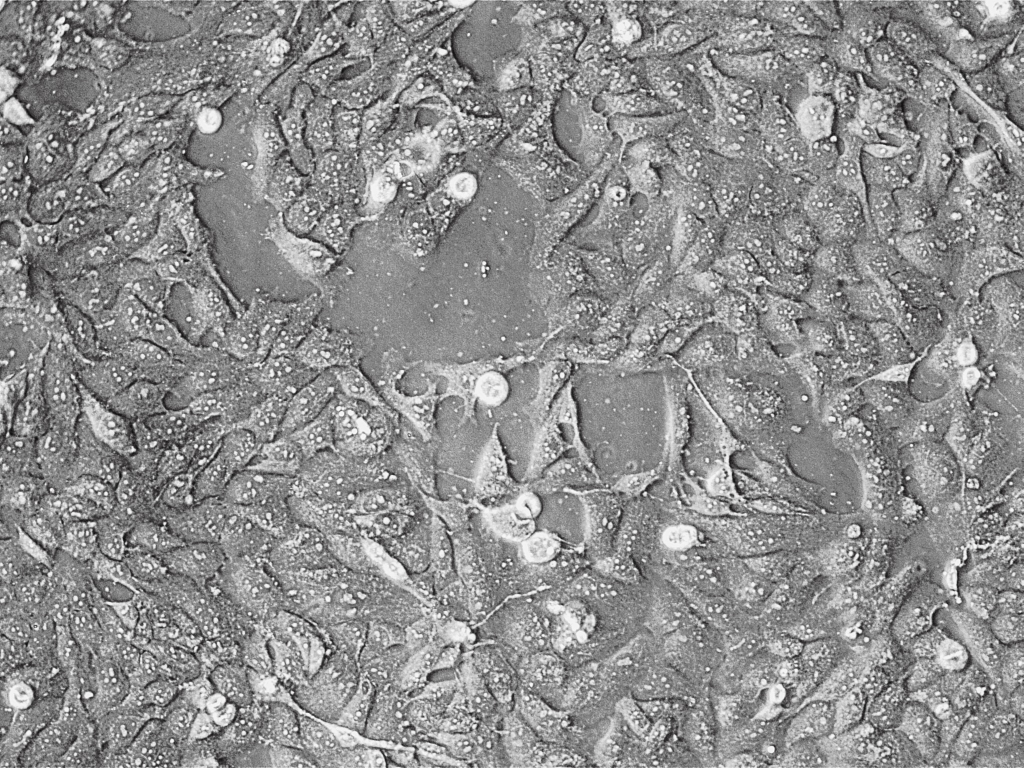
#> input picture data/kelly_auranofin/01) Kelly ctrl 2h.jpg, 2048 x 1536 px (shown at 1/2 size)
$ python -i 44improved_segmentation.py   (imports and definitions only)
#> lines starting #> are read from the running program, lines starting #| are printed output that depends on the picture
#!/usr/bin/env python3
"""
44improved_segmentation.py - Агрессивная сегментация phase contrast
Находит 10x больше клеток за счет multi-scale + adaptive threshold
"""

import numpy as np
import cv2
from pathlib import Path
import pandas as pd
from tqdm import tqdm
import matplotlib.pyplot as plt
import warnings
# [1 line not run here, left out]


def aggressive_preprocess(img_rgb: np.ndarray) -> np.ndarray:
    """Многоступенчатая предобработка для phase contrast"""
    gray = cv2.cvtColor(img_rgb, cv2.COLOR_RGB2GRAY)

    # 1. Background normalization
    gray = cv2.GaussianBlur(gray, (101, 101), 0)
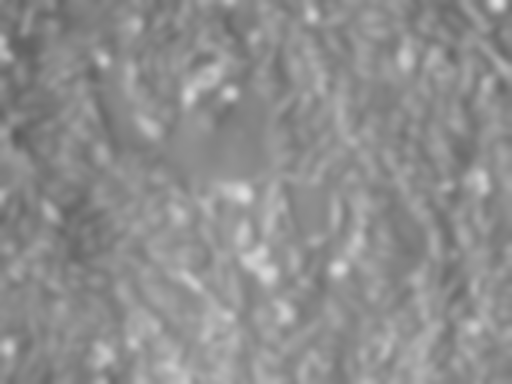
#> gray: shape (1536, 2048) (shown at 1/4 size); min 92, max 223, mean 142.7
    gray_norm = cv2.normalize(gray, None, 0, 255, cv2.NORM_MINMAX)
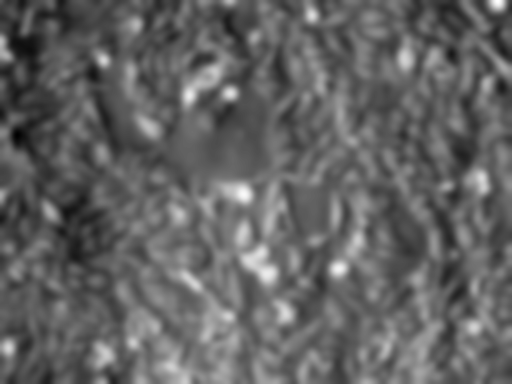
#> gray_norm: shape (1536, 2048) (shown at 1/4 size); min 0, max 255, mean 98.6

    # 2. Multi-scale DoG (Difference of Gaussians)
    blurred1 = cv2.GaussianBlur(gray_norm, (9, 9), 2)
    blurred2 = cv2.GaussianBlur(gray_norm, (15, 15), 5)
    dog = blurred1.astype(float) - blurred2.astype(float)
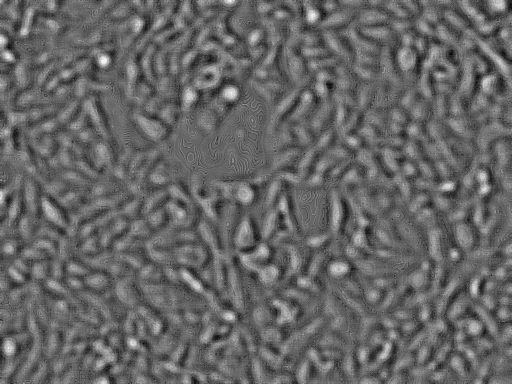
#> dog: shape (1536, 2048) float64 (shown at 1/4 size); min -2, max 3, mean -0.000506; drawn with min black and max white
    dog = np.clip(dog, 0, 255).astype(np.uint8)
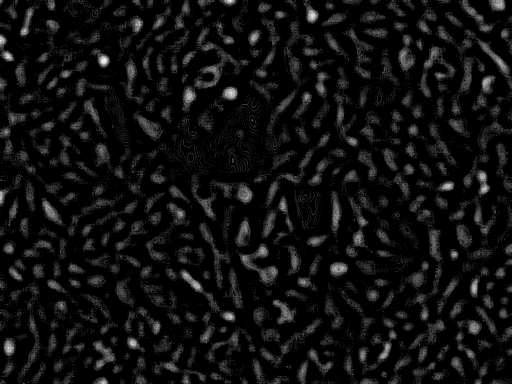
#> dog: shape (1536, 2048) (shown at 1/4 size); min 0, max 3, mean 0.191; drawn with min black and max white

    # 3. CLAHE
    clahe = cv2.createCLAHE(clipLimit=4.0, tileGridSize=(16, 16))
    enhanced = clahe.apply(dog)

    # 4. Morphological gradient
    kernel = cv2.getStructuringElement(cv2.MORPH_ELLIPSE, (3, 3))
    gradient = cv2.morphologyEx(enhanced, cv2.MORPH_GRADIENT, kernel)
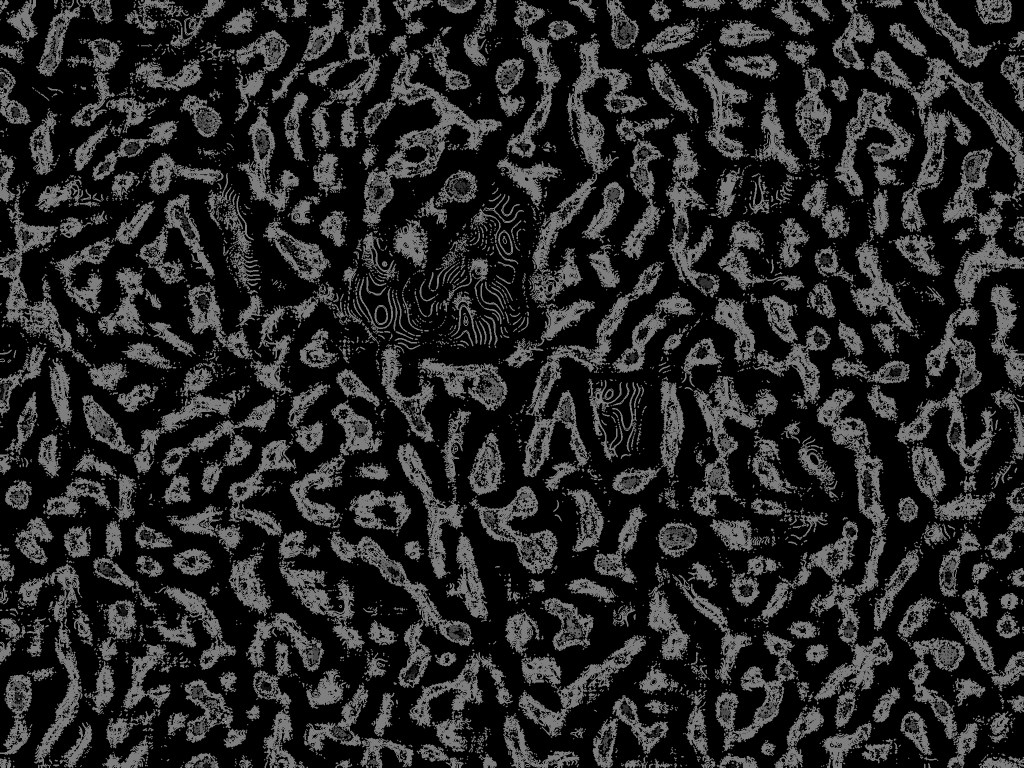
#> gradient: shape (1536, 2048) (shown at 1/2 size); min 0, max 10, mean 1.52; drawn with min black and max white

    return gradient


# [135 lines left out: functions multi_scale_segmentation, segment_and_save, main, not called in this run]


# [2 lines not run here, left out]

>>> import cv2
>>> picture = cv2.cvtColor(cv2.imread('../data/kelly_auranofin/01) Kelly ctrl 2h.jpg'), cv2.COLOR_BGR2RGB)
>>> result = aggressive_preprocess(picture)

$ run again, on data/kelly_auranofin/05) Kelly ctrl 6h.jpg
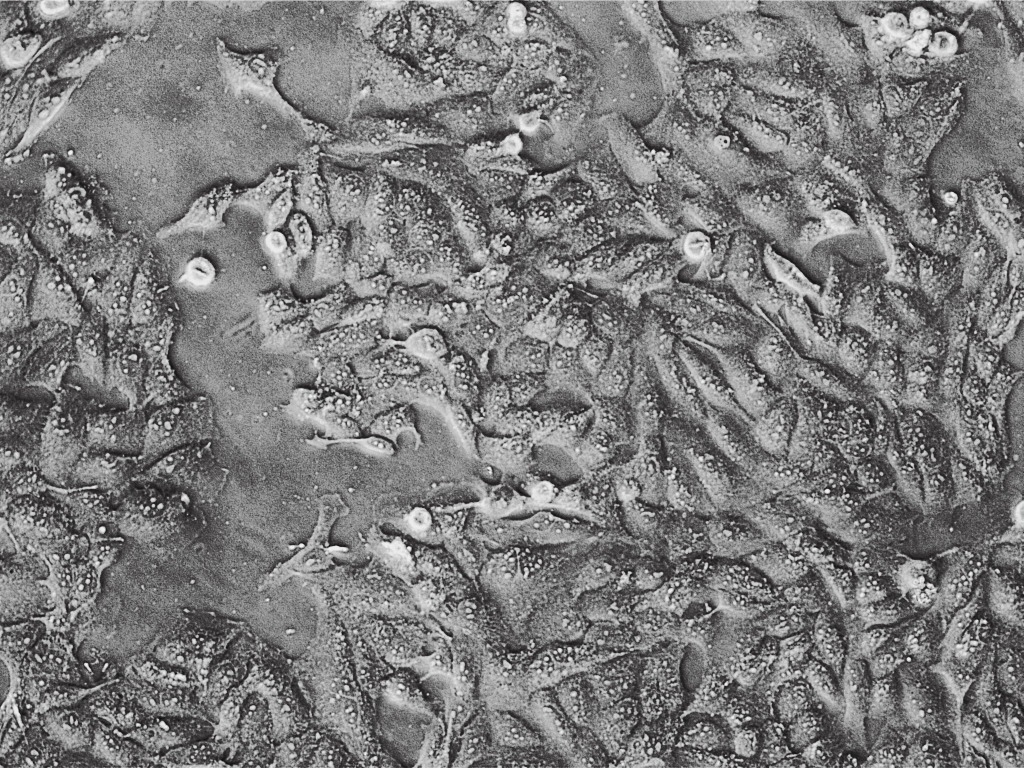
#> input picture data/kelly_auranofin/05) Kelly ctrl 6h.jpg, 2048 x 1536 px (shown at 1/2 size)
#> in aggressive_preprocess, `dog = np.clip(dog, 0, 255).astype(np.uint8)`:
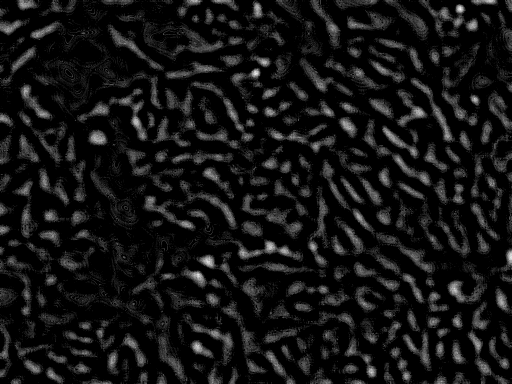
#> dog: shape (1536, 2048) (shown at 1/4 size); min 0, max 3, mean 0.239; drawn with min black and max white
#> in aggressive_preprocess, `gradient = cv2.morphologyEx(enhanced, cv2.MORPH_GRADIENT, kernel)`:
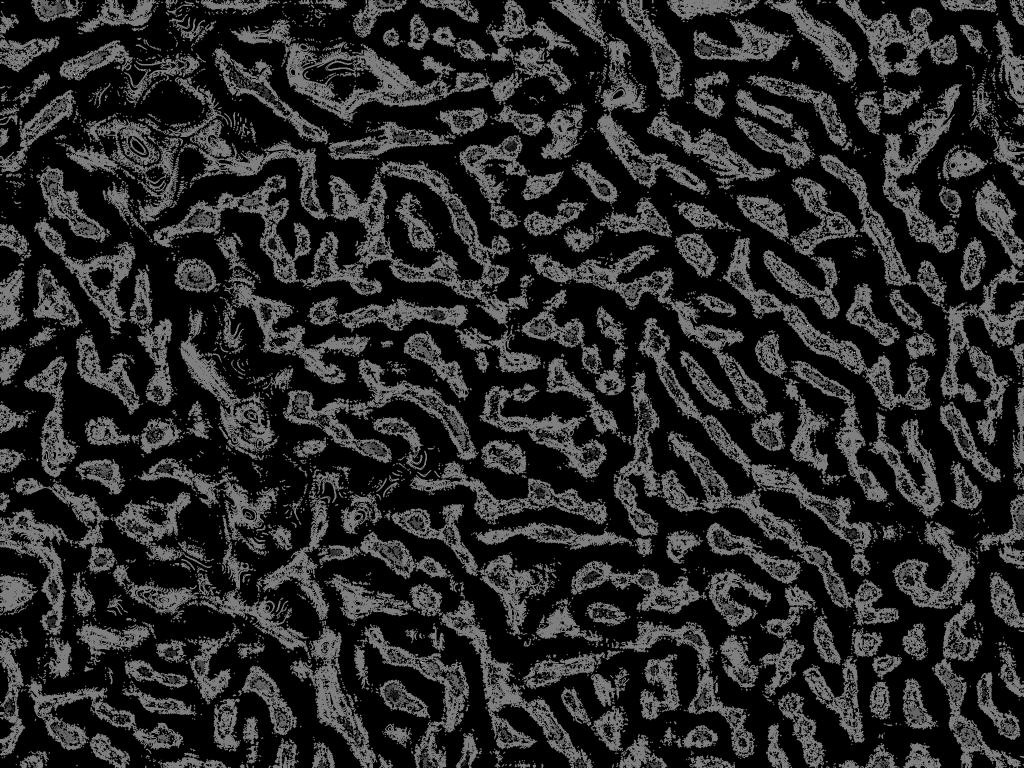
#> gradient: shape (1536, 2048) (shown at 1/2 size); min 0, max 10, mean 1.6; drawn with min black and max white

$ run again, on data/kelly_auranofin/09) Kelly ctrl 24h.jpg
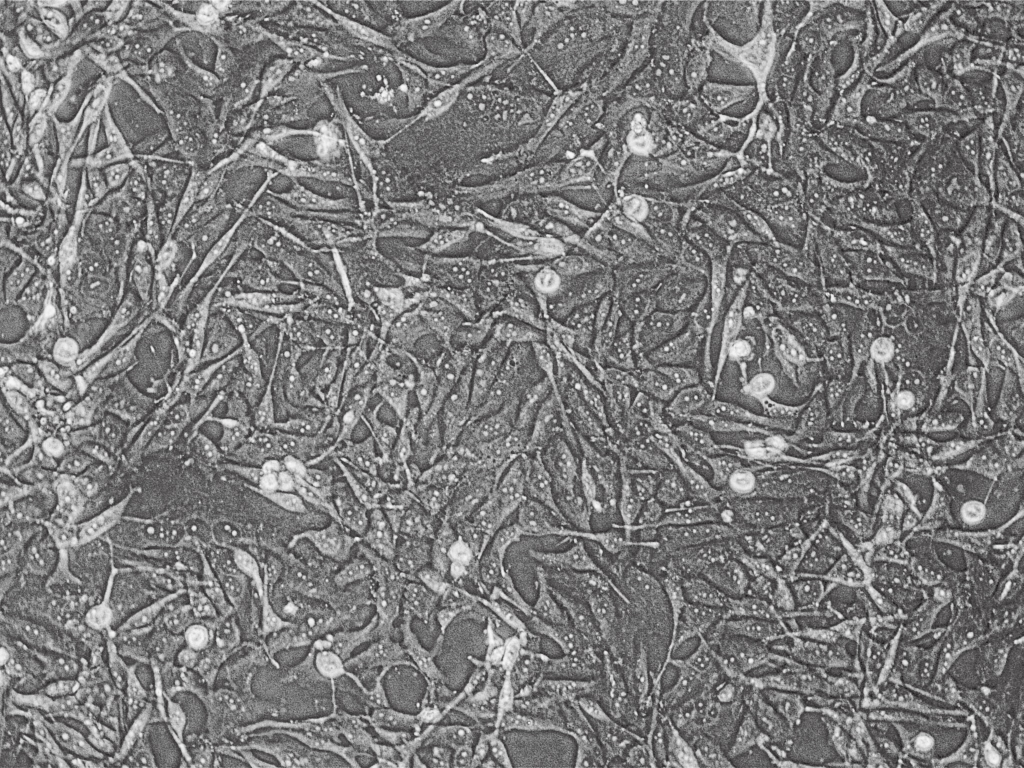
#> input picture data/kelly_auranofin/09) Kelly ctrl 24h.jpg, 2048 x 1536 px (shown at 1/2 size)
#> in aggressive_preprocess, `gray_norm = cv2.normalize(gray, None, 0, 255, cv2.NORM_MINMAX)`:
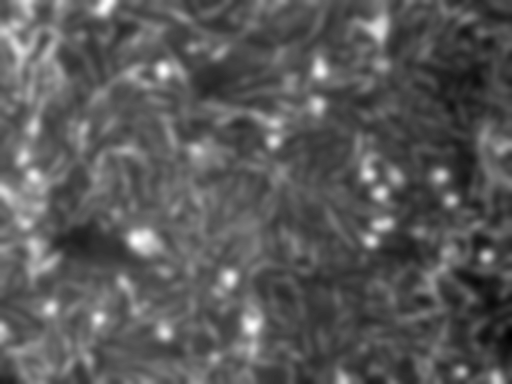
#> gray_norm: shape (1536, 2048) (shown at 1/4 size); min 0, max 255, mean 89.6
#> in aggressive_preprocess, `gradient = cv2.morphologyEx(enhanced, cv2.MORPH_GRADIENT, kernel)`:
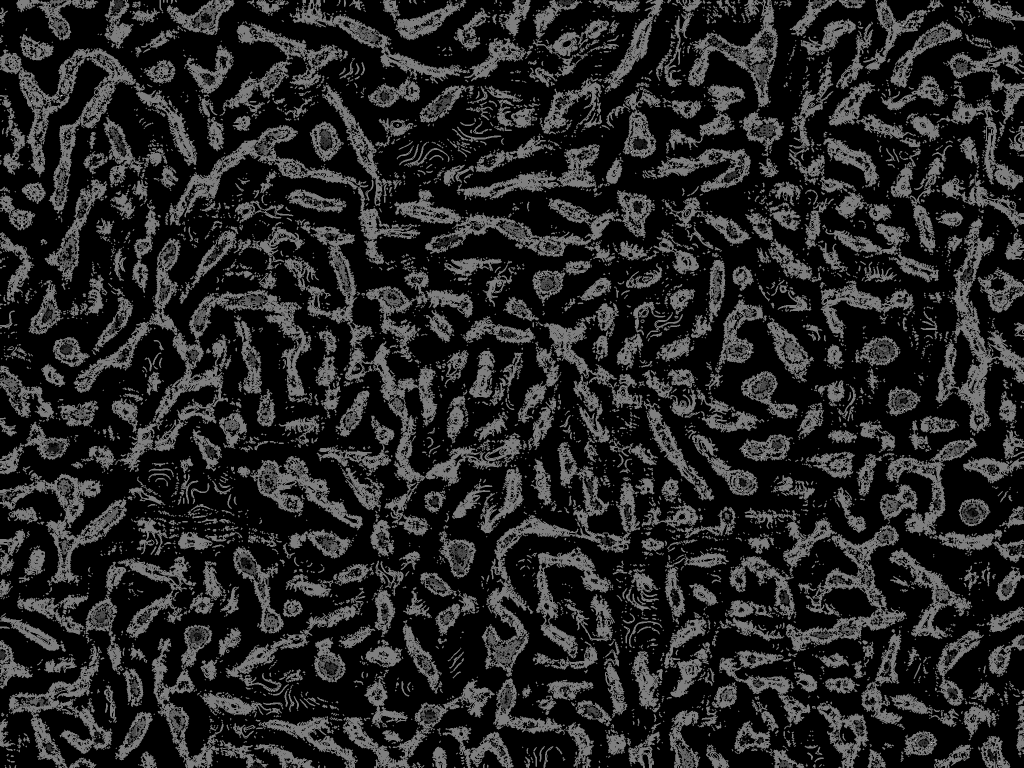
#> gradient: shape (1536, 2048) (shown at 1/2 size); min 0, max 10, mean 1.48; drawn with min black and max white
